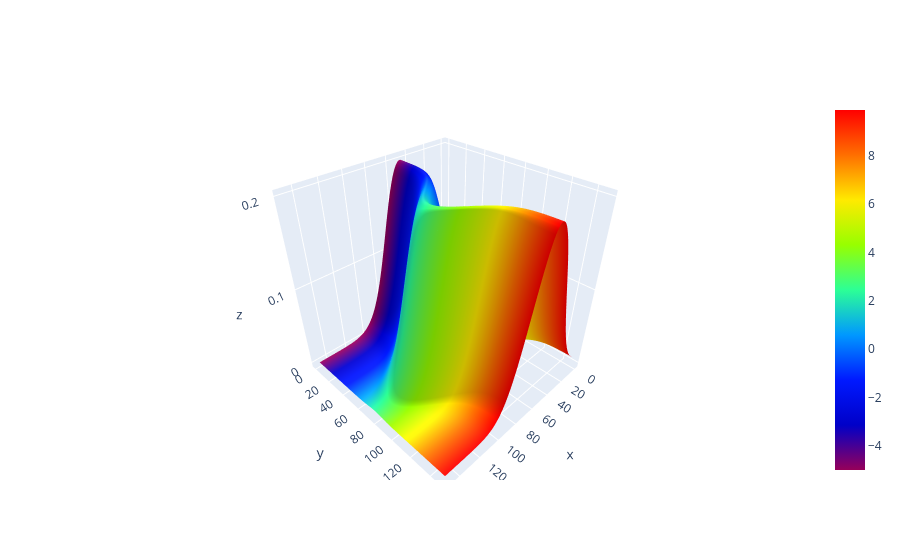

The cell this chart's notebook holds for it:
### Code cell
import plotly.graph_objects as go
import plotly.express as px

fig = go.Figure(data=[go.Surface(z=Z, surfacecolor = Y, colorscale=px.colors.sequential.Rainbow)] )#coloraxis

fig.show()

### Figure 1 — Plotly figure (JSON) as saved in the notebook; plotly's stock layout.template omitted (floating-point values rounded to 4 significant figures; data arrays with more than 128 entries replaced by an {"elided": "..."} marker saying what was removed)
{"data": [{"colorscale": [[0, "rgb(150,0,90)"], [0.125, "rgb(0,0,200)"], [0.25, "rgb(0,25,255)"], [0.375, "rgb(0,152,255)"], [0.5, "rgb(44,255,150)"], [0.625, "rgb(151,255,0)"], [0.75, "rgb(255,234,0)"], [0.875, "rgb(255,111,0)"], [1, "rgb(255,0,0)"]], "surfacecolor": {"elided": "150x150 float values"}, "type": "surface", "z": {"elided": "150x150 float values"}}], "layout": {}}
